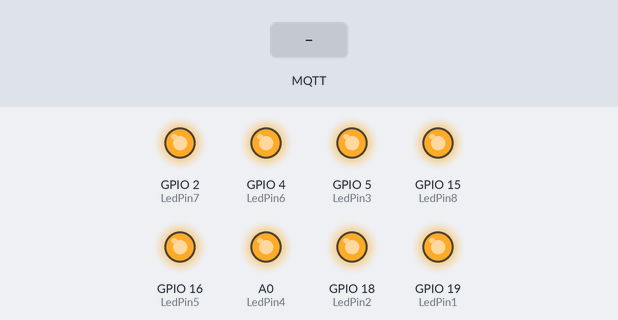
Bench run of a sketch on a simulated ESP8266 (NodeMCU). Parts: output pins drawn as LEDs (lit = HIGH). The test bench sets the inputs (shaded band). WiFi joins after 1.5 s; servers stay silent unless stated; no MQTT or app messages arrive unless stated; what the sketch prints to the serial monitor is not drawn.

Above: at 2.7 s.
2.8 s: MQTT message "led1_1" arrives on the first subscribed topic
At 4.0 s:
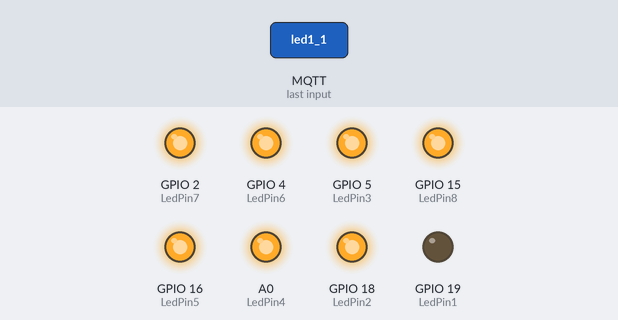
4.3 s: MQTT message "led2_1" arrives on the first subscribed topic
At 5.1 s:
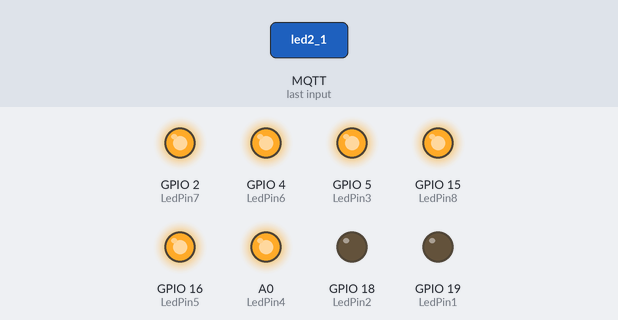
5.8 s: MQTT message "led1_0" arrives on the first subscribed topic
At 6.3 s:
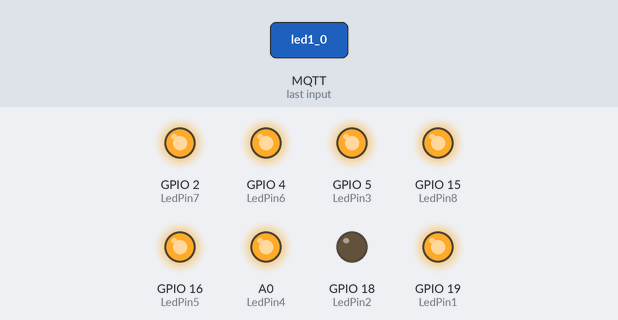
7.3 s: MQTT message "led3_1" arrives on the first subscribed topic
At 8.5 s:
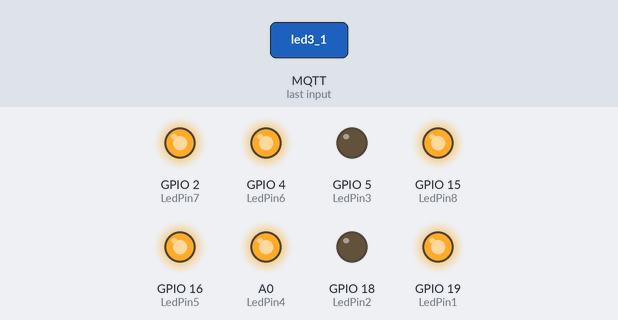
8.8 s: MQTT message "led2_0" arrives on the first subscribed topic
At 9.7 s:
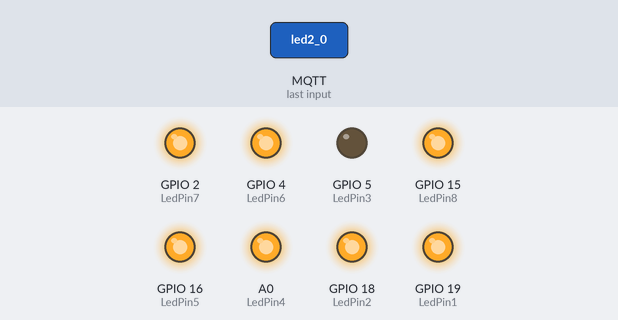
10.3 s: MQTT message "led4_1" arrives on the first subscribed topic
At 10.9 s:
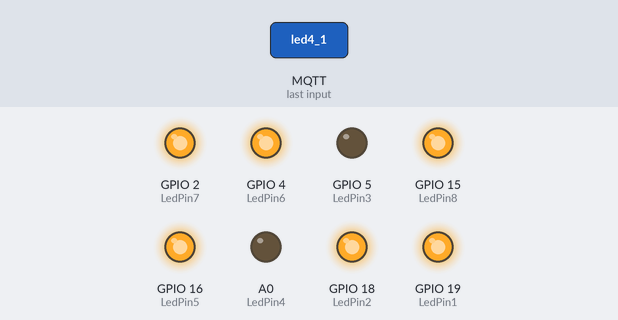
Timing chart, 0 to 12.8 s (numbered marks = the images above; inputs shaded):
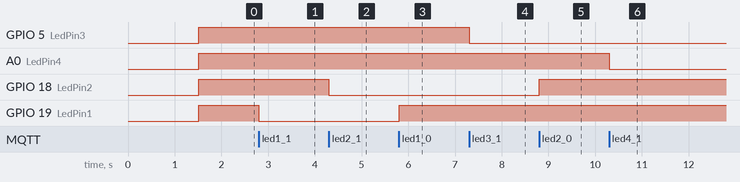

Measured:
- after the input at 2.8 s, GPIO 19 (LedPin1): HIGH → LOW at once
- after the input at 4.3 s, GPIO 18 (LedPin2): HIGH → LOW at once
- after the input at 5.8 s, GPIO 19 (LedPin1): LOW → HIGH at once
- after the input at 7.3 s, GPIO 5 (LedPin3): HIGH → LOW at once
- after the input at 8.8 s, GPIO 18 (LedPin2): LOW → HIGH at once
- after the input at 10.3 s, A0 (LedPin4): HIGH → LOW at once

The sketch:

WiFi_MQTT_LED_Control_8.ino
```cpp
#if defined(ESP32)
#include <WiFi.h>
#elif defined(ESP8266)
#include <ESP8266WiFi.h>
#endif
#include <PubSubClient.h>
WiFiClient espClient;
PubSubClient client(espClient);

#define LedPin1      19
#define LedPin2      18
#define LedPin3      5
#define LedPin4      17
#define LedPin5      16
#define LedPin6      4
#define LedPin7      2
#define LedPin8      15

const char* ssid = "aim";
const char* password = "123456abc";
const char* mqtt_server = "broker.emqx.io";

//=========================================== WiFi & MQTT SETUP BEGIN ===========================================
char tx2buf[100];
void setup_wifi()
{ delay(10);
  sprintf(tx2buf,"Connecting to %s",ssid);
  Serial.println(tx2buf);
  WiFi.begin(ssid, password);

  while(WiFi.status()!=WL_CONNECTED)
  { delay(500);
    Serial.print(".");
  }
  sprintf(tx2buf,"WiFi connected.\nIP address: %s\n\n",WiFi.localIP());
  Serial.println(tx2buf);
}

void callback(char* topic, byte* payload, unsigned int length)
{ String msg="";

  for(int i=0;i<length;i++) msg+=(char)payload[i];
  sprintf(tx2buf,"Message arrived [%s]: %s\n",topic,msg.c_str());
  Serial.print(tx2buf);

  if(msg=="led1_1") digitalWrite(LedPin1,LOW);
  if(msg=="led1_0") digitalWrite(LedPin1,HIGH);
  if(msg=="led2_1") digitalWrite(LedPin2,LOW);
  if(msg=="led2_0") digitalWrite(LedPin2,HIGH);
  if(msg=="led3_1") digitalWrite(LedPin3,LOW);
  if(msg=="led3_0") digitalWrite(LedPin3,HIGH);
  if(msg=="led4_1") digitalWrite(LedPin4,LOW);
  if(msg=="led4_0") digitalWrite(LedPin4,HIGH);
  if(msg=="led5_1") digitalWrite(LedPin5,LOW);
  if(msg=="led5_0") digitalWrite(LedPin5,HIGH);
  if(msg=="led6_1") digitalWrite(LedPin6,LOW);
  if(msg=="led6_0") digitalWrite(LedPin6,HIGH);
  if(msg=="led7_1") digitalWrite(LedPin7,LOW);
  if(msg=="led7_0") digitalWrite(LedPin7,HIGH);
  if(msg=="led8_1") digitalWrite(LedPin8,LOW);
  if(msg=="led8_0") digitalWrite(LedPin8,HIGH);
}

void reconnect()
{ while(!client.connected())
  { Serial.println("Attempting MQTT connection...");
    if(client.connect("ESPClient"))
    { Serial.println("Connected");
      client.subscribe("/LedControl");
    }
    else
    { sprintf(tx2buf,"Failed, rc=%s  try again in 5 seconds",client.state());
      Serial.println(tx2buf);
      delay(5000);
    }
  }
}
//============================================ WiFi & MQTT SETUP END ============================================

void setup()
{ Serial.begin(115200);
  setup_wifi();
  client.setServer(mqtt_server, 1883);
  client.setCallback(callback);

  pinMode(LedPin1, OUTPUT);  pinMode(LedPin2, OUTPUT);  pinMode(LedPin3, OUTPUT);  pinMode(LedPin4, OUTPUT);
  pinMode(LedPin5, OUTPUT);  pinMode(LedPin6, OUTPUT);  pinMode(LedPin7, OUTPUT);  pinMode(LedPin8, OUTPUT);

  digitalWrite(LedPin1,HIGH);  digitalWrite(LedPin2,HIGH);
  digitalWrite(LedPin3,HIGH);  digitalWrite(LedPin4,HIGH);
  digitalWrite(LedPin5,HIGH);  digitalWrite(LedPin6,HIGH);
  digitalWrite(LedPin7,HIGH);  digitalWrite(LedPin8,HIGH);
}
void loop()
{ if(!client.connected())
    reconnect();
  client.loop();
}
```
